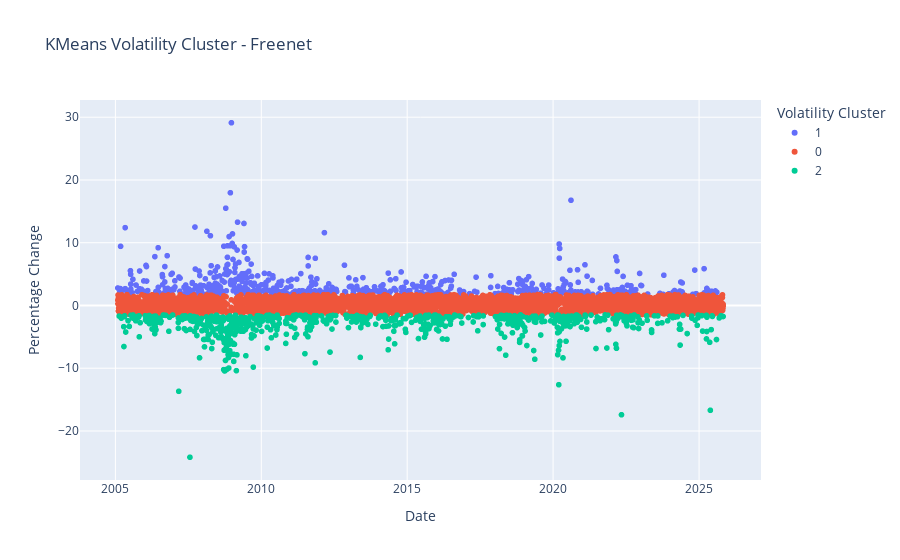

Write notebook code for a chart like this one.
### Markdown cell above
### Checking the volatility in percentage daily changes

### Code cell
fig = px.scatter(df_stock, x="date", y="perc_change", color="cluster_str", 
                 title=f"KMeans Volatility Cluster - {stock_name}",
                 labels={"date": "Date", "perc_change": "Percentage Change", 
                         "cluster_str": "Volatility Cluster",})
fig.show()

### Figure 1 — Plotly figure (JSON) as saved in the notebook; plotly's stock layout.template omitted (floating-point values rounded to 4 significant figures; data arrays with more than 128 entries replaced by an {"elided": "..."} marker saying what was removed)
{"data": [{"hovertemplate": "Volatility Cluster=1<br>Date=%{x}<br>Percentage Change=%{y}<extra></extra>", "legendgroup": "1", "marker": {"color": "#636efa", "symbol": "circle"}, "mode": "markers", "name": "1", "showlegend": true, "type": "scattergl", "x": {"elided": "592 str values"}, "xaxis": "x", "y": {"elided": "592 float values"}, "yaxis": "y"}, {"hovertemplate": "Volatility Cluster=0<br>Date=%{x}<br>Percentage Change=%{y}<extra></extra>", "legendgroup": "0", "marker": {"color": "#EF553B", "symbol": "circle"}, "mode": "markers", "name": "0", "showlegend": true, "type": "scattergl", "x": {"elided": "3893 str values"}, "xaxis": "x", "y": {"elided": "3893 float values"}, "yaxis": "y"}, {"hovertemplate": "Volatility Cluster=2<br>Date=%{x}<br>Percentage Change=%{y}<extra></extra>", "legendgroup": "2", "marker": {"color": "#00cc96", "symbol": "circle"}, "mode": "markers", "name": "2", "showlegend": true, "type": "scattergl", "x": {"elided": "708 str values"}, "xaxis": "x", "y": {"elided": "708 float values"}, "yaxis": "y"}], "layout": {"legend": {"title": {"text": "Volatility Cluster"}, "tracegroupgap": 0}, "title": {"text": "KMeans Volatility Cluster - Freenet"}, "xaxis": {"anchor": "y", "domain": [0, 1], "title": {"text": "Date"}}, "yaxis": {"anchor": "x", "domain": [0, 1], "title": {"text": "Percentage Change"}}}}
